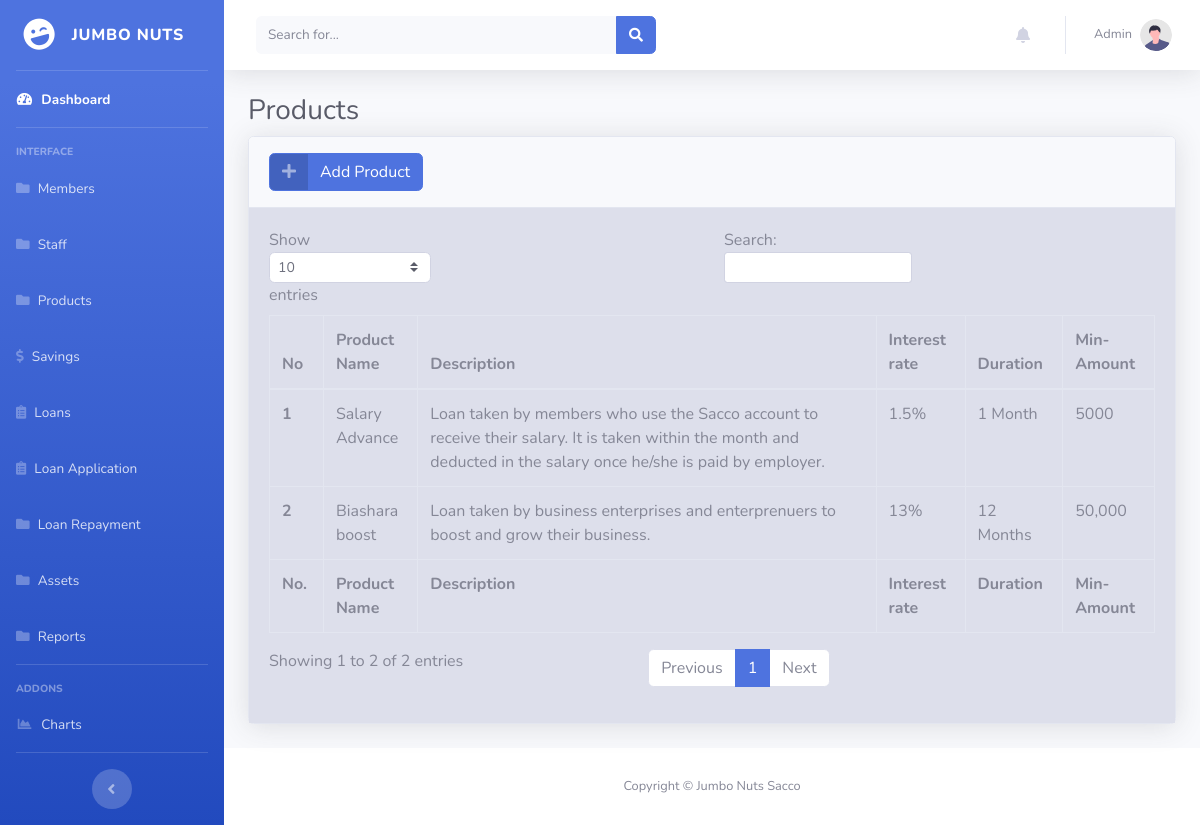
The page /products.php (signed in) on the database its author committed.
### tables this page shows
CREATE TABLE `products` (
  `id` int(11) NOT NULL,
  `product_name` varchar(255) NOT NULL,
  `Description` text NOT NULL,
  `Interest_rate` varchar(255) NOT NULL,
  `Duration` varchar(100) NOT NULL,
  `Amount` varchar(255) NOT NULL
);

### products.php (the view, shortened to what this page needs)
<?php
include("sidebar.php");
include('./includes/connection.php');
?>
<div class="container-fluid">
    <h1 class="h3 mb-2 text-gray-800">Products</h1>
    <div class="card shadow mb-4">
        <div class="card-header py-3">
            <a href="add_product.php" class="btn btn-primary btn-icon-split">
                <span class="icon text-white-50">
                    <i class="fas fa-plus"></i>
                </span>
                <span class="text">Add Product</span>
            </a>
        </div>
        <div class="card-body bg-gray-300">
            <div class="table-responsive">
                <table class="table table-bordered" id="dataTable" width="100%" cellspacing="0">
                    <thead>
                        <tr>
                            <th>No</th>
                            <th>Product Name</th>
                            <th>Description</th>
                            <th>Interest rate</th>
                            <th>Duration</th>
                            <th>Min-Amount</th>
                        </tr>
                    </thead>
                    <tfoot>
                        <tr>
                            <th>No.</th>
                            <th>Product Name</th>
                            <th>Description</th>
                            <th>Interest rate</th>
                            <th>Duration</th>
                            <th>Min-Amount</th>
                        </tr>
                    </tfoot>
                    <tbody>
                        <?php
                        $sql = 'SELECT * FROM products ';
                        $results = mysqli_query($con, $sql);
                        while ($row = mysqli_fetch_assoc($results)) {
                            $id = $row['id'];
                            $product_name = $row['product_name'];
                            $Description = $row['Description'];
                            $Interest_rate = $row['Interest_rate'];
                            $Duration = $row['Duration'];
                            $Amount = $row['Amount'];
                            echo '<tr>
                            <th scope="row">' . $id . '</th>
           <td>' . $product_name . '</td>
       <td>' . $Description . '</td>
       <td>' . $Interest_rate . '</td>
       <td>' . $Duration . '</td>
       <td>' . $Amount . '</td>
     </tr>';
                        }
                        ?>
                    </tbody>
                </table>
            </div>
        </div>
    </div>
</div>
</div>
<?php
include("footer.php");
?>
</div>
</div>
</body>
</html>

### rows shown on the page
products: id "1", product_name "Salary Advance", Description "Loan taken by members who use the Sacco account to receive their salary. It is taken within the month and deducted in the salary once he/she is paid by employer.", Interest_rate "1.5%", Duration "1 Month", Amount "5000"
products: id "2", product_name "Biashara boost", Description "Loan taken by business enterprises and enterprenuers to boost and grow their business.", Interest_rate "13%", Duration "12 Months", Amount "50,000"

### other values the page prints
$_SESSION['Username'] "Admin"
